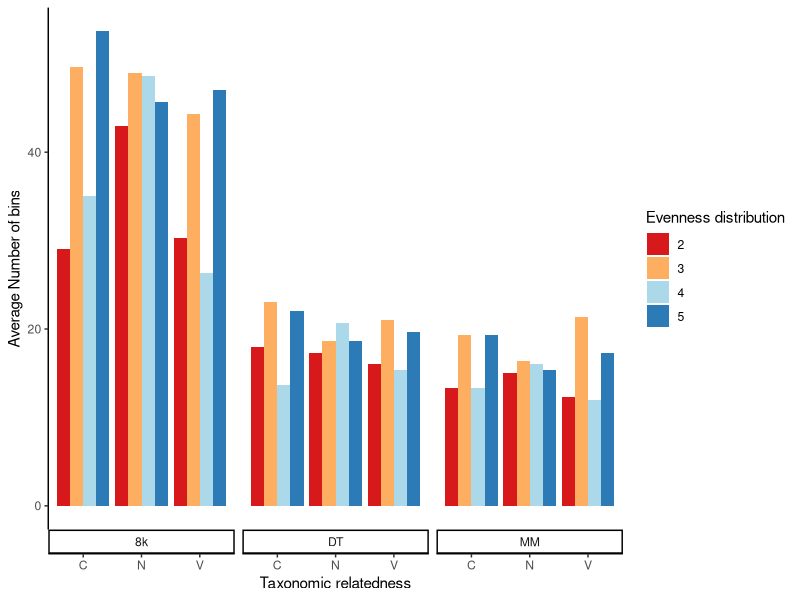
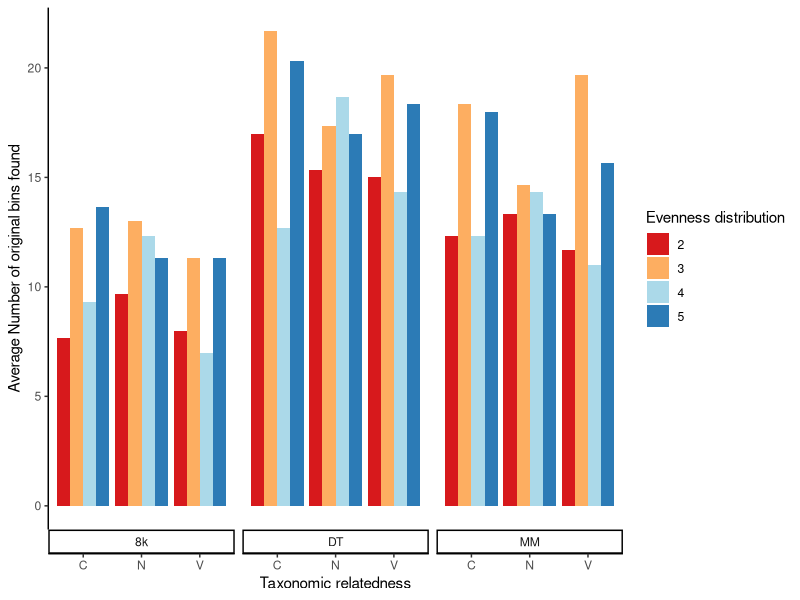
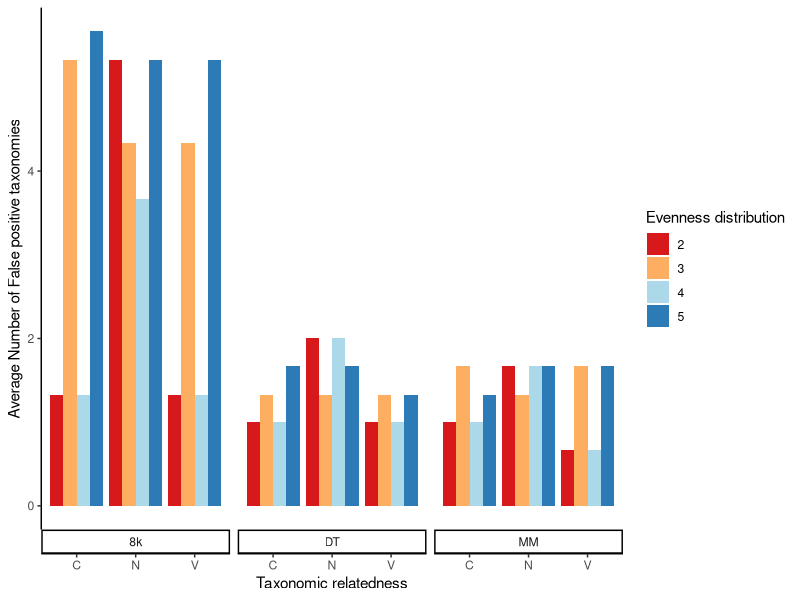
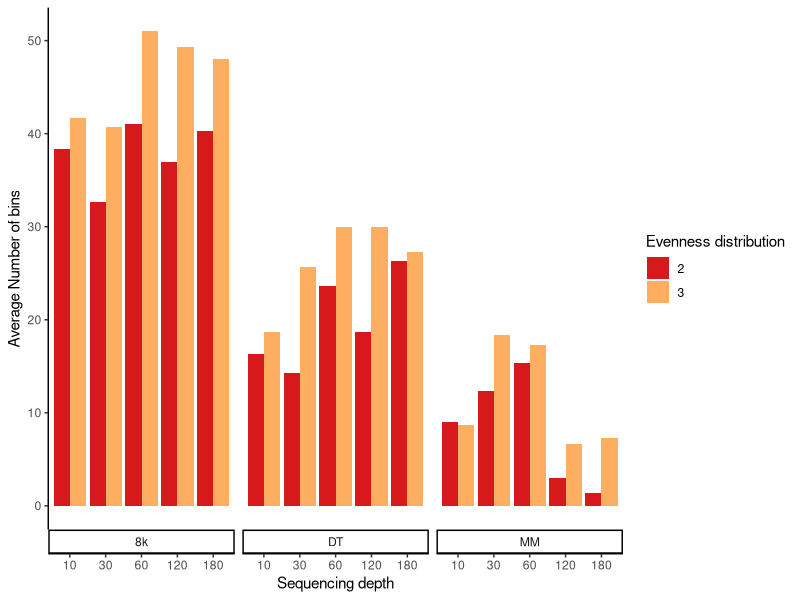
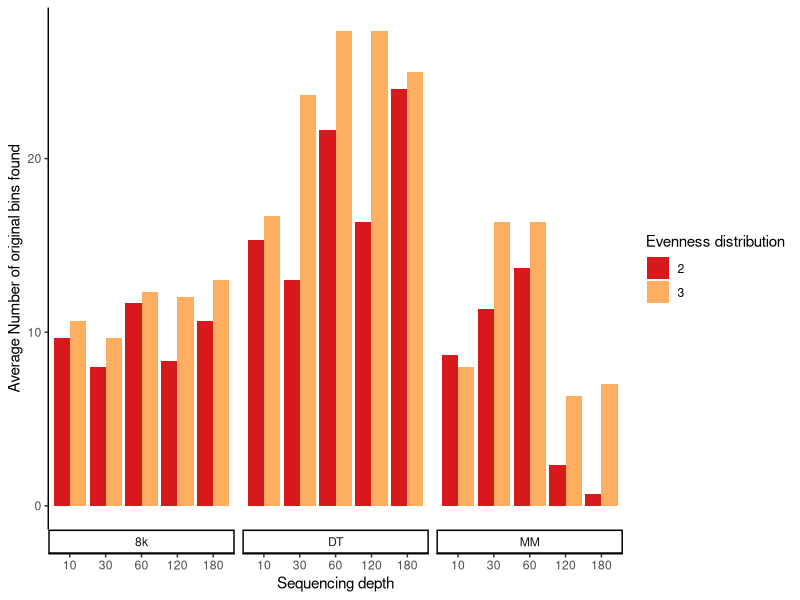
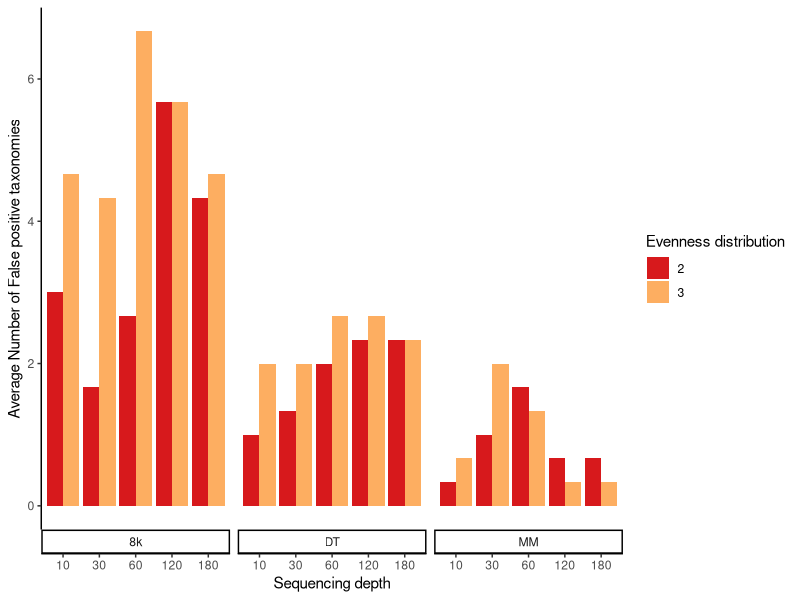
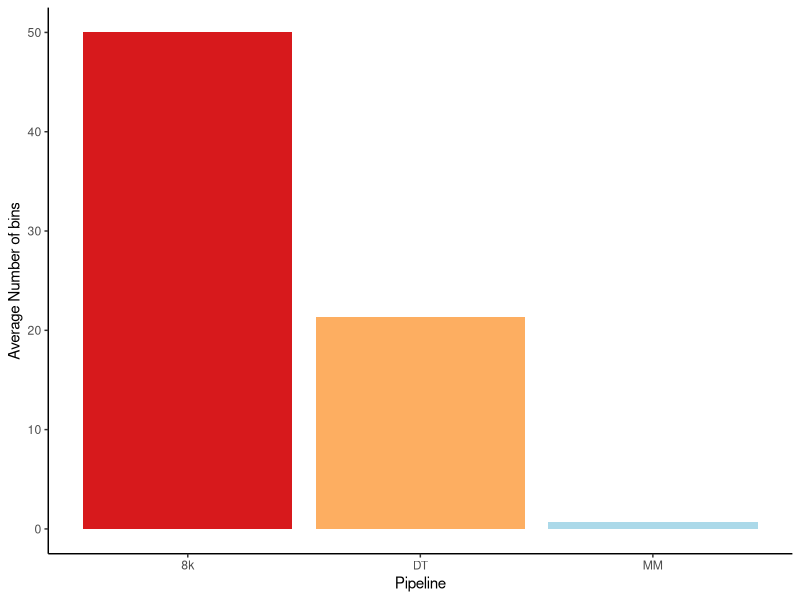
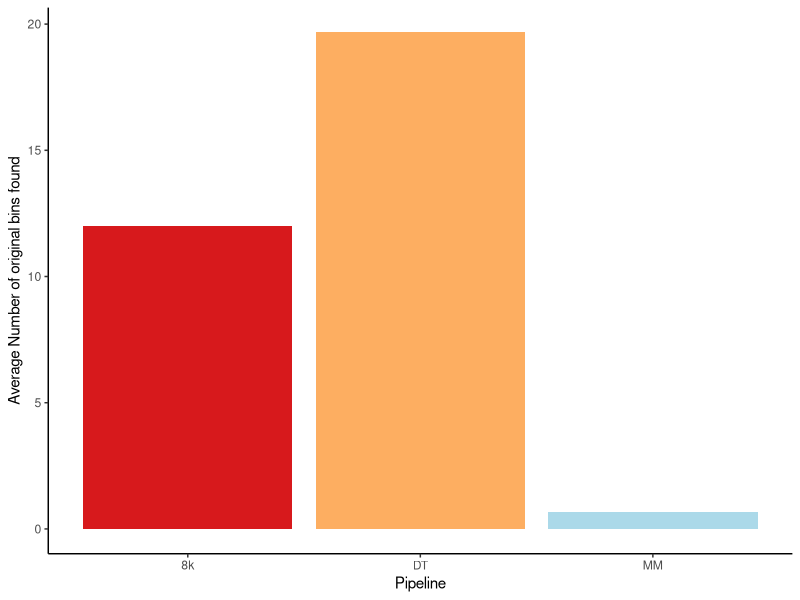

Reproduce these figures in R, in order.
## Mock Community analysis

##### Load Packages ####

library(stats)
library(ggplot2)
library(dplyr)
library(tidyr)

##### Load table with counts, matches to original lists and False positives ####

all_comm_results_totals <-
  read.csv("01_All_comms_results_R.csv", header = T) #File created on initial_data step

all_comm_results <-
  read.table("02_All_comms_results_R_means.txt",
             header = T,
             sep = "\t") #File created on initial_data step

all_comm_results$Depth <- as.factor(all_comm_results$Depth)

all_comm_results$Abundance_distribution <-
  as.factor(all_comm_results$Abundance_distribution)

##### Evaluate Taxonomic relatedness effect on bin recovery ####

pdf("02_general_level_analysis/bins_per_taxonomy_test.pdf")
all_comm_results %>% filter(
  Abundance_distribution %in% c("2", "3", "4", "5"),
  Taxonomic_distribution %in% c("C", "N", "V"),
  Depth == "60"
) %>% ggplot(.,
             aes(x = Taxonomic_distribution, y = Number_of_bins, fill = Abundance_distribution)) +
  geom_bar(stat = "identity", position = position_dodge()) +
  facet_wrap( ~ Pipeline, strip.position = "bottom") + theme_classic() + ylab("Average Number of bins") + xlab("Taxonomic relatedness") +
  scale_fill_manual(values = c("#d7191c", "#fdae61", "#abd9e9", "#2c7bb6")) + labs(fill = "Evenness distribution")
dev.off()

pdf("02_general_level_analysis/accuracy_per_taxonomy_test.pdf")
all_comm_results %>% filter(
  Abundance_distribution %in% c("2", "3", "4", "5"),
  Taxonomic_distribution %in% c("C", "N", "V"),
  Depth == "60"
) %>% ggplot(.,
             aes(x = Taxonomic_distribution, y = Taxonomies_found, fill = Abundance_distribution)) +
  geom_bar(stat = "identity", position = position_dodge()) +
  facet_wrap( ~ Pipeline, strip.position = "bottom") + theme_classic() + ylab("Average Number of original bins found") + xlab("Taxonomic relatedness") +
  scale_fill_manual(values = c("#d7191c", "#fdae61", "#abd9e9", "#2c7bb6")) + labs(fill = "Evenness distribution")
dev.off()

pdf("02_general_level_analysis/FP_per_taxonomy_test.pdf")
all_comm_results %>% filter(
  Abundance_distribution %in% c("2", "3", "4", "5"),
  Taxonomic_distribution %in% c("C", "N", "V"),
  Depth == "60"
) %>% ggplot(.,
             aes(x = Taxonomic_distribution, y = Number_FP, fill = Abundance_distribution)) +
  geom_bar(stat = "identity", position = position_dodge()) +
  facet_wrap( ~ Pipeline, strip.position = "bottom") + theme_classic() + ylab("Average Number of False positive taxonomies") + xlab("Taxonomic relatedness") +
  scale_fill_manual(values = c("#d7191c", "#fdae61", "#abd9e9", "#2c7bb6")) + labs(fill = "Evenness distribution")
dev.off()

##### Evaluate Sequencing depth on bin recovery ####

pdf("02_general_level_analysis/bins_per_depth_test.pdf")
all_comm_results %>% filter(
  Abundance_distribution %in% c("2", "3"),
  Taxonomic_distribution == "R",
  Depth %in% c("10", "30", "60", "120", "180")
) %>% ggplot(.,
             aes(x = Depth, y = Number_of_bins, fill = Abundance_distribution)) +
  geom_bar(stat = "identity", position = position_dodge()) +
  facet_wrap( ~ Pipeline, strip.position = "bottom") + theme_classic() + ylab("Average Number of bins") + xlab("Sequencing depth") +
  scale_fill_manual(values = c("#d7191c", "#fdae61")) + labs(fill = "Evenness distribution")
dev.off()

pdf("02_general_level_analysis/accuracy_per_depth_test.pdf")
all_comm_results %>% filter(
  Abundance_distribution %in% c("2", "3"),
  Taxonomic_distribution == "R",
  Depth %in% c("10", "30", "60", "120", "180")
) %>% ggplot(.,
             aes(x = Depth, y = Taxonomies_found, fill = Abundance_distribution)) +
  geom_bar(stat = "identity", position = position_dodge()) +
  facet_wrap( ~ Pipeline, strip.position = "bottom") + theme_classic() + ylab("Average Number of original bins found") + xlab("Sequencing depth") +
  scale_fill_manual(values = c("#d7191c", "#fdae61")) + labs(fill = "Evenness distribution")
dev.off()

pdf("02_general_level_analysis/FP_per_depth_test.pdf")
all_comm_results %>% filter(
  Abundance_distribution %in% c("2", "3"),
  Taxonomic_distribution == "R",
  Depth %in% c("10", "30", "60", "120", "180")
) %>% ggplot(., aes(x = Depth, y = Number_FP, fill = Abundance_distribution)) +
  geom_bar(stat = "identity", position = position_dodge()) +
  facet_wrap( ~ Pipeline, strip.position = "bottom") + theme_classic() + ylab("Average Number of False positive taxonomies") + xlab("Sequencing depth") +
  scale_fill_manual(values = c("#d7191c", "#fdae61")) + labs(fill = "Evenness distribution")
dev.off()

#### Evaluate Evenness profile on bin recovery ####

pdf("02_general_level_analysis/bins_per_evenness_test.pdf")
all_comm_results %>% filter(Abundance_distribution == "1",
                            Taxonomic_distribution == "O",
                            Depth == "60") %>% ggplot(., aes(x = Pipeline, y = Number_of_bins, fill =
                                                               Pipeline)) +
  geom_bar(stat = "identity", position = position_dodge()) +
  theme_classic() + ylab("Average Number of bins") + xlab("Pipeline") +
  scale_fill_manual(values = c("#d7191c", "#fdae61", "#abd9e9")) + guides(fill =
                                                                            "none")
dev.off()

pdf("02_general_level_analysis/accuracy_per_evenness_test.pdf")
all_comm_results %>% filter(Abundance_distribution == "1",
                            Taxonomic_distribution == "O",
                            Depth == "60") %>% ggplot(., aes(x = Pipeline, y = Taxonomies_found, fill =
                                                               Pipeline)) +
  geom_bar(stat = "identity", position = position_dodge()) +
  theme_classic() + ylab("Average Number of original bins found") + xlab("Pipeline") +
  scale_fill_manual(values = c("#d7191c", "#fdae61", "#abd9e9")) + guides(fill =
                                                                            "none")
dev.off()

pdf("02_general_level_analysis/FP_per_evenness_test.pdf")
all_comm_results %>% filter(Abundance_distribution == "1",
                            Taxonomic_distribution == "O",
                            Depth == "60") %>% ggplot(., aes(x = Pipeline, y = Number_FP, fill = Pipeline)) +
  geom_bar(stat = "identity", position = position_dodge()) +
  theme_classic() + ylab("Average Number of False positive taxonomies") + xlab("Pipeline") +
  scale_fill_manual(values = c("#d7191c", "#fdae61", "#abd9e9")) + guides(fill =
                                                                            "none")
dev.off()

